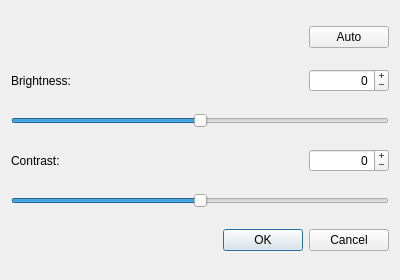
<?xml version="1.0" encoding="UTF-8"?>
<ui version="4.0">
 <class>BrightnessContrastDialog</class>
 <widget class="QDialog" name="BrightnessContrastDialog">
  <property name="geometry">
   <rect>
    <x>0</x>
    <y>0</y>
    <width>400</width>
    <height>280</height>
   </rect>
  </property>
  <property name="windowTitle">
   <string>Brightness/Contrast</string>
  </property>
  <layout class="QGridLayout" name="gridLayout">
   <item row="2" column="0">
    <widget class="QLabel" name="label">
     <property name="text">
      <string>Brightness:</string>
     </property>
    </widget>
   </item>
   <item row="5" column="0">
    <widget class="QLabel" name="label_2">
     <property name="text">
      <string>Contrast:</string>
     </property>
    </widget>
   </item>
   <item row="4" column="0" colspan="2">
    <widget class="QSlider" name="brightnessSlider">
     <property name="minimum">
      <number>-255</number>
     </property>
     <property name="maximum">
      <number>255</number>
     </property>
     <property name="orientation">
      <enum>Qt::Horizontal</enum>
     </property>
     <property name="invertedAppearance">
      <bool>false</bool>
     </property>
     <property name="invertedControls">
      <bool>false</bool>
     </property>
     <property name="tickPosition">
      <enum>QSlider::NoTicks</enum>
     </property>
    </widget>
   </item>
   <item row="6" column="0" colspan="2">
    <widget class="QSlider" name="contrastSlider">
     <property name="minimum">
      <number>-255</number>
     </property>
     <property name="maximum">
      <number>255</number>
     </property>
     <property name="orientation">
      <enum>Qt::Horizontal</enum>
     </property>
    </widget>
   </item>
   <item row="7" column="0" colspan="2">
    <widget class="QDialogButtonBox" name="buttonBox">
     <property name="orientation">
      <enum>Qt::Horizontal</enum>
     </property>
     <property name="standardButtons">
      <set>QDialogButtonBox::Cancel|QDialogButtonBox::Ok</set>
     </property>
    </widget>
   </item>
   <item row="0" column="1">
    <widget class="QPushButton" name="autoutton">
     <property name="maximumSize">
      <size>
       <width>80</width>
       <height>16777215</height>
      </size>
     </property>
     <property name="text">
      <string>Auto</string>
     </property>
    </widget>
   </item>
   <item row="5" column="1">
    <widget class="QSpinBox" name="contrastSpinBox">
     <property name="alignment">
      <set>Qt::AlignRight|Qt::AlignTrailing|Qt::AlignVCenter</set>
     </property>
     <property name="buttonSymbols">
      <enum>QAbstractSpinBox::PlusMinus</enum>
     </property>
     <property name="minimum">
      <number>-255</number>
     </property>
     <property name="maximum">
      <number>255</number>
     </property>
     <property name="value">
      <number>0</number>
     </property>
    </widget>
   </item>
   <item row="2" column="1">
    <widget class="QSpinBox" name="brightnessSpinBox">
     <property name="alignment">
      <set>Qt::AlignRight|Qt::AlignTrailing|Qt::AlignVCenter</set>
     </property>
     <property name="buttonSymbols">
      <enum>QAbstractSpinBox::PlusMinus</enum>
     </property>
     <property name="minimum">
      <number>-255</number>
     </property>
     <property name="maximum">
      <number>255</number>
     </property>
    </widget>
   </item>
  </layout>
 </widget>
 <tabstops>
  <tabstop>autoutton</tabstop>
  <tabstop>brightnessSpinBox</tabstop>
  <tabstop>brightnessSlider</tabstop>
  <tabstop>contrastSpinBox</tabstop>
  <tabstop>contrastSlider</tabstop>
 </tabstops>
 <resources/>
 <connections>
  <connection>
   <sender>buttonBox</sender>
   <signal>accepted()</signal>
   <receiver>BrightnessContrastDialog</receiver>
   <slot>accept()</slot>
   <hints>
    <hint type="sourcelabel">
     <x>248</x>
     <y>254</y>
    </hint>
    <hint type="destinationlabel">
     <x>157</x>
     <y>274</y>
    </hint>
   </hints>
  </connection>
  <connection>
   <sender>buttonBox</sender>
   <signal>rejected()</signal>
   <receiver>BrightnessContrastDialog</receiver>
   <slot>reject()</slot>
   <hints>
    <hint type="sourcelabel">
     <x>316</x>
     <y>260</y>
    </hint>
    <hint type="destinationlabel">
     <x>286</x>
     <y>274</y>
    </hint>
   </hints>
  </connection>
  <connection>
   <sender>contrastSlider</sender>
   <signal>valueChanged(int)</signal>
   <receiver>contrastSpinBox</receiver>
   <slot>setValue(int)</slot>
   <hints>
    <hint type="sourcelabel">
     <x>199</x>
     <y>199</y>
    </hint>
    <hint type="destinationlabel">
     <x>350</x>
     <y>159</y>
    </hint>
   </hints>
  </connection>
  <connection>
   <sender>brightnessSlider</sender>
   <signal>valueChanged(int)</signal>
   <receiver>brightnessSpinBox</receiver>
   <slot>setValue(int)</slot>
   <hints>
    <hint type="sourcelabel">
     <x>199</x>
     <y>119</y>
    </hint>
    <hint type="destinationlabel">
     <x>350</x>
     <y>79</y>
    </hint>
   </hints>
  </connection>
  <connection>
   <sender>contrastSpinBox</sender>
   <signal>valueChanged(int)</signal>
   <receiver>contrastSlider</receiver>
   <slot>setValue(int)</slot>
   <hints>
    <hint type="sourcelabel">
     <x>350</x>
     <y>159</y>
    </hint>
    <hint type="destinationlabel">
     <x>199</x>
     <y>199</y>
    </hint>
   </hints>
  </connection>
  <connection>
   <sender>brightnessSpinBox</sender>
   <signal>valueChanged(int)</signal>
   <receiver>brightnessSlider</receiver>
   <slot>setValue(int)</slot>
   <hints>
    <hint type="sourcelabel">
     <x>350</x>
     <y>79</y>
    </hint>
    <hint type="destinationlabel">
     <x>199</x>
     <y>119</y>
    </hint>
   </hints>
  </connection>
 </connections>
</ui>
